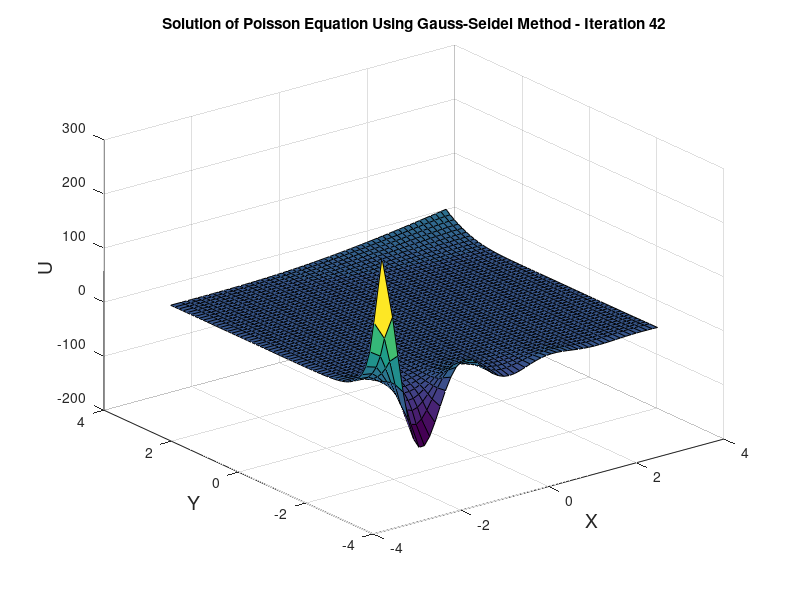
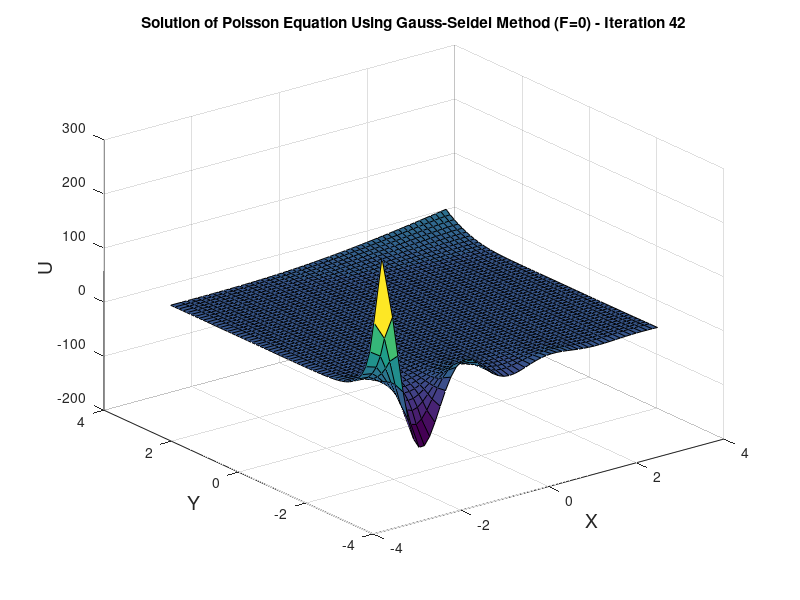

The MATLAB source for these figures, in order:
%% USING GAUSS SEIDEL METHOD
% PART A
clear all,clc
Ax = -pi;
Bx = pi;
Ay = -pi;
By = pi;
epsilon = 0.1;
Error2=10;
N = 25;
while Error2>epsilon
N = 2*N; % Number of points; N+1 discretizations 
h = (Bx-Ax)/(N+2); % Since the discretization for x and y are equal, h is used.
x = zeros(1,(N+2));
y = zeros(1,(N+2));
x(1,1) = Ax;
y(1,1) = Ay;
for a = 2:(N+2)
    x(1,a) = Ax+(a*h); % Grid being made in the for loop.
    y(1,a) = Ay+(a*h);
end
counter = 1;
Error = 10;
U = zeros(N+2,N+2); % This is the initial guess matrix.
C = zeros(N+2,N+2); % This is the matrix that will copy the previous time frame matrix 
for i = 1:(N+2)
        C(1,i) = cos(pi*(x(i)-Ax))*cosh(Bx-x(i));
        C((N+2),i) = ((x(i)-Ax))^2*sin(pi*(x(i)-Ax)/(2*(Bx-Ax)));
     

end
    while Error>epsilon
        for i = 2:(N+1)
            for j = 2:(N+1)
                F(i,j) = cos(pi/2.*(2.*((x(j)-Ax)/(Bx-Ax))+1)).*sin(pi.*((y(i)-Ay)/(By-Ay)));
                C(i,j) = 0.25*(C(i-1,j)+C(i,j-1)+U(i,j+1)+U(i+1,j)-(F(i,j)*h^2));
            end
            F(i,1) = cos(pi/2.*(2.*((x(1)-Ax)/(Bx-Ax))+1)).*sin(pi.*((y(i))-Ay)/(By-Ay));
            C(i,1) = 0.25*(C(i-1,1)+C(i,2)+U(i,2)+U(i+1,1)-(F(i,1)*h^2));
            F(i,N+2) = cos(pi/2.*(2.*((x(N+2)-Ax)/(Bx-Ax))+1)).*sin(pi.*((y(i))-Ay)/(By-Ay));
            C(i,(N+2)) = 0.25*(C(i-1,N+2)+C(i,N+1)+U(i,N+1)+U(i+1,N+2)-(F(i,N+2)*h^2));
            
        end
        Err = max((abs(C-U))./max(U));
        Error = max(Err);
        P = U;
        U = C;
        counter = counter+1;
    end
    Err2 = max(abs(P-U)./max(U));
    Error2 = max(Err2);
end
    figure(1)
    surf(x,y,U)
    title(['Solution of Poisson Equation Using Gauss-Seidel Method - Iteration ',num2str(counter)]);
    xlabel('X','Fontsize',14)
    ylabel('Y','Fontsize',14)
    zlabel('U','Fontsize',14)
    Err2 = max(abs(P-U)./max(U));
    Error2 = max(Err2);

% PART B - F = 0

for i = 1:(N+2)
        C1(1,i) = cos(pi*(x(i)-Ax))*cosh(Bx-x(i));
        C1((N+2),i) = ((x(i)-Ax))^2*sin(pi*(x(i)-Ax)/(2*(Bx-Ax)));
end
Error1 = 10;
counter1 = 0;
U1 = zeros(N+2,N+2);
while Error1>epsilon
    for i = 2:(N+1)
       for j = 2:(N+1)
             C1(i,j) = 0.25*(C1(i-1,j)+C1(i,j-1)+U1(i,j+1)+U1(i+1,j)); 
       end
        C1(i,1) = 0.25*(C1(i-1,1)+C1(i,2)+U1(i,2)+U1(i+1,1));
        C1(i,(N+2)) = 0.25*(C1(i-1,N+2)+C1(i,N+1)+U1(i,N+1)+U1(i+1,N+2));
    end
Err1 = max(abs(C1-U1))./max(U1);
Error1 = max(Err1);
U1 = C1;
counter1 = counter1+1;
end
figure(2)
surf(x,y,U1)
title(['Solution of Poisson Equation Using Gauss-Seidel Method (F=0) - Iteration ',num2str(counter1)]);
xlabel('X','Fontsize',14)
ylabel('Y','Fontsize',14)
zlabel('U','Fontsize',14)